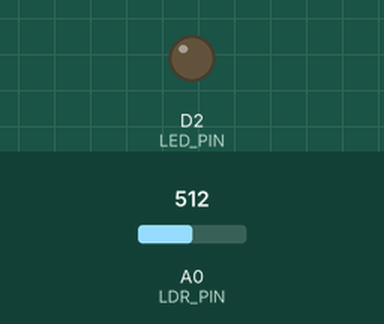
This sketch was run on a simulated ESP8266 (NodeMCU). On the bench: output pins drawn as LEDs (lit = HIGH). Inputs (shaded band) come from the test bench; at power-on: A0 (LDR_PIN) = 512. What the sketch prints to the serial monitor is not drawn.

Above: at 1.2 s.
1.3 s: A0 (LDR_PIN) set to 461
2.8 s: A0 (LDR_PIN) set to 433
At 4.0 s:
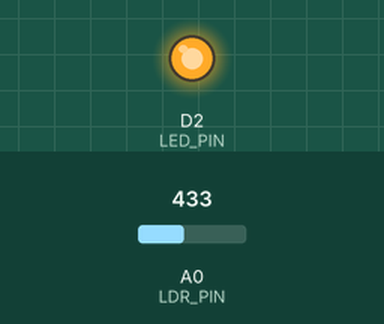
4.3 s: A0 (LDR_PIN) set to 460
At 5.2 s:
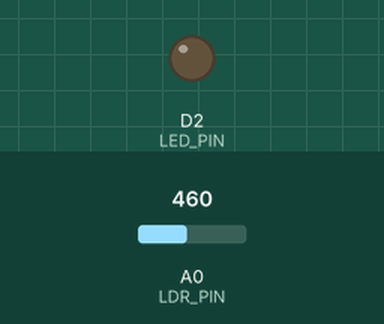
5.8 s: A0 (LDR_PIN) set to 440
At 6.3 s:
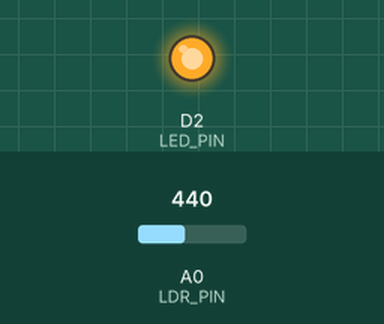
Timing chart, 0 to 8.3 s (numbered marks = the images above; inputs shaded):
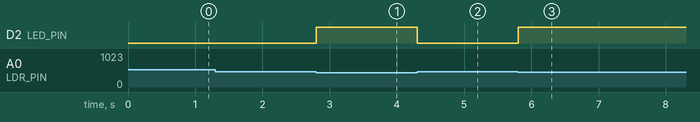

Measured:
- the behaviour switches between 451 and 450 on A0 (LDR_PIN) (found by bisection; images 0 and 1)
- after the input at 2.8 s, D2 (LED_PIN): LOW → HIGH at once
- after the input at 4.3 s, D2 (LED_PIN): HIGH → LOW at once
- after the input at 5.8 s, D2 (LED_PIN): LOW → HIGH at once

The sketch:

photoresistor.ino
```cpp
#include "../stddef32.h"

#define SERIAL_BAUD 115200
#define LED_PIN 	D2
#define LDR_PIN		A0

void
setup()
{
	Serial.begin(SERIAL_BAUD);
	pinMode(LED_PIN, OUTPUT);
	pinMode(LDR_PIN, INPUT);
}

void
loop()
{
	i32	value = analogRead(LDR_PIN);

	Serial.print("Analog value: ");
	Serial.println(value);

	if (value > 450)
	{
		digitalWrite(LED_PIN, LOW);
	}
	else
	{
		digitalWrite(LED_PIN, HIGH);
	}
}
```
